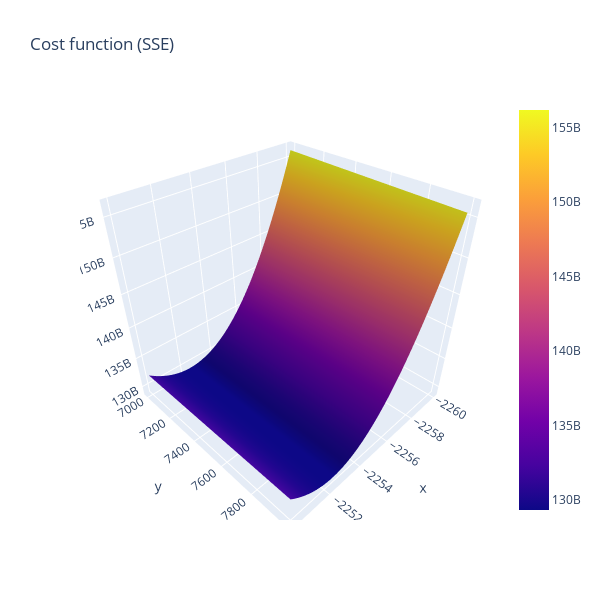

Here is the notebook cell this chart was saved with:
### Code cell
import pandas as pd
import numpy as np
import seaborn as sns
import matplotlib.pyplot as plt
import statsmodels.api as sm
plt.style.use('seaborn')
import plotly.graph_objects as go

from plotly.offline import download_plotlyjs, init_notebook_mode
from plotly.offline import plot, iplot

df = sns.load_dataset('diamonds')            # load dataset from seaborn lib
df['const'] = 1                              # vector of 1s


## Plot cost function (SSE) across various beta parameters
b0v = np.linspace(-2260, -2250, 100)
b1v = np.linspace(7000, 8000, 100)
sse = np.zeros((len(b0v), len(b1v)))

for pos0, b0 in enumerate(b0v):
    for pos1, b1 in enumerate(b1v):
        sse[pos0, pos1] = cost_func(y=df.price, x=df.carat, b0=b0, b1=b1)

fig = go.Figure(data=[go.Surface(x=b0v, y=b1v, z=sse)])
fig.update_layout(title='Cost function (SSE)', autosize=True,
                  width=600, height=600, xaxis_title='b0', yaxis_title='b1')

# fig.show('png')
